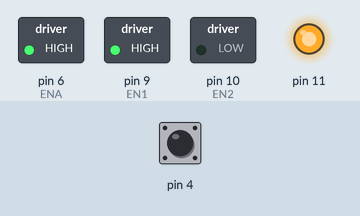
Recording of a sketch running on a simulated Arduino Uno, built with avr-gcc and run on an emulated ATmega328P. Shown: switched loads named in the sketch (green lamp = pin HIGH), output pins drawn as LEDs (lit = HIGH). The inputs (shaded band) are chosen by the test bench; at power-on: pin 4 HIGH. What the sketch prints to the serial monitor is not drawn.

Above: at 0.1 s.
At 38.1 s:
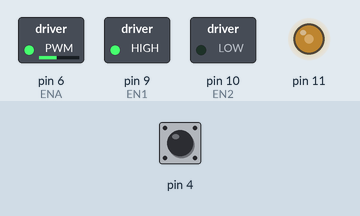
Timing chart, 0 to 39.6 s (numbered marks = the images above):
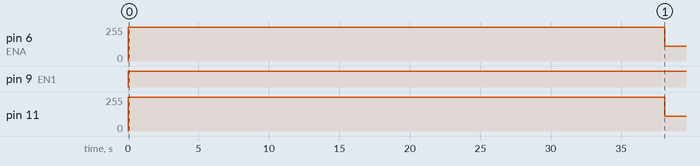

The sketch:

sketch_mar28a.ino
```cpp
#include <util/atomic.h>

#define ENC1_1 4 // right ga25
#define ENC2_1 5
#define ENA 6
#define EN1 9
#define EN2 10
#define ENC1_2 2 // left ga25
#define ENC2_2 3
#define EN3 8
#define EN4 7
#define ENB 11
int posi = 0; // specify posi as volatile

void setup() {
  // put your setup code here, to run once:
  Serial.begin(115200);
  //attachInterrupt(digitalPinToInterrupt(4),readEncoder,RISING);
  pinMode(4, INPUT);
  pinMode(4, INPUT);
  pinMode(ENA, OUTPUT);
  pinMode(EN1, OUTPUT);
  pinMode(EN2, OUTPUT);

}
void setMotor_right(int dir, int pwmVal, int ena, int en1, int en2){
  analogWrite(ena,pwmVal);
  if(dir == 1){ // forward
    digitalWrite(en1,HIGH);
    digitalWrite(en2,LOW);
  }
  else if(dir == -1){ //reverse
    digitalWrite(en1,LOW);
    digitalWrite(en2,HIGH);
  }
  else{ // stop
    digitalWrite(en1,LOW);
    digitalWrite(en2,LOW);
  }
}
void loop() {
  // put your main code here, to run repeatedly
  float t = millis();
      setMotor_right(1,255,ENA,EN1,EN2);
      setMotor_right(1,255,ENB,EN3,EN4);
  while(posi<335){
    int b = digitalRead(4);
    int c = digitalRead(4);
   if(b != c){
    posi++;
  }
  else{
    posi--;
  }
  Serial.print(posi);
  Serial.println("");
  Serial.println(t*1000);
  }
    setMotor_right(1,0,ENA,EN1,EN2);
    setMotor_right(1,0,ENB,EN3,EN4);
}
```

Measured:
- by itself, pin 6 (ENA): 0/255 → 255/255 at 0.00 s, → 112/255 38.1 s later
- by itself, pin 9 (EN1): LOW → HIGH at 0.00 s
- by itself, pin 11: 0/255 → 255/255 at 0.00 s, → 111/255 38.1 s later
